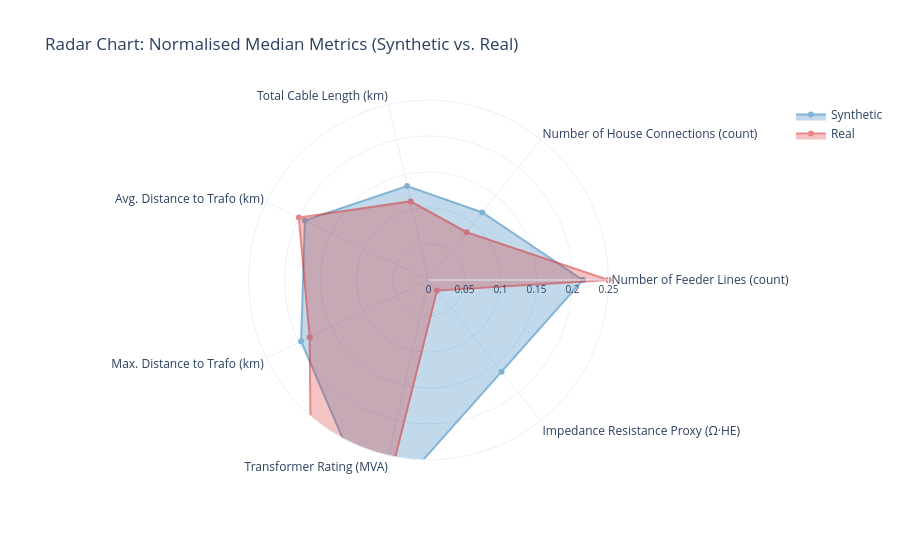

The notebook cell saved with this chart:
### Markdown cell above
### 4c. Radar Chart — Multi-metric Overview

A single-glance view across **all five metrics simultaneously**. Each axis shows the **normalised median** (0 = combined minimum, 1 = combined maximum) so metrics with different units are directly comparable. The filled area indicates how a source "fills" the metric space relative to the other.

> A Synthetic trace that consistently extends **beyond** the Real trace indicates systematic over-estimation; consistently **inside** indicates under-estimation.

### Code cell
# Compute normalised median per source across all metrics
radar_rows = {}
for source in df_all['source'].dropna().unique():
    subset = df_all[df_all['source'] == source]
    radar_rows[source] = subset[metrics].median()

df_radar = pd.DataFrame(radar_rows).T  # shape: (n_sources, n_metrics)

# Normalise columns using combined min/max so all axes span [0, 1]
col_min = df_all[metrics].min()
col_max = df_all[metrics].max()
col_range = (col_max - col_min).replace(0, 1)  # avoid division by zero
df_norm = (df_radar - col_min) / col_range

categories = [labels.get(m, m) for m in metrics]
source_colors = {'Synthetic': '#1f77b4', 'Real': '#d62728'}

fig = go.Figure()
for source in df_norm.index:
    values = df_norm.loc[source].tolist()
    values += values[:1]  # close the polygon
    fig.add_trace(go.Scatterpolar(
        r=values,
        theta=categories + [categories[0]],
        fill='toself',
        name=source,
        line_color=source_colors.get(source, 'grey'),
        opacity=0.55,
    ))

fig.update_layout(
    polar=dict(radialaxis=dict(visible=True, range=[0, 0.25], tickfont_size=10)),
    title="Radar Chart: Normalised Median Metrics (Synthetic vs. Real)",
    height=540,
    template='plotly_white',
)
fig.show()

### Figure 1 — Plotly figure (JSON) as saved in the notebook; plotly's stock layout.template omitted (floating-point values rounded to 4 significant figures)
{"data": [{"fill": "toself", "line": {"color": "#1f77b4"}, "name": "Synthetic", "opacity": 0.55, "r": [0.2143, 0.1199, 0.1338, 0.1905, 0.1963, 0.3333, 0.1628, 0.2143], "theta": ["Number of Feeder Lines (count)", "Number of House Connections (count)", "Total Cable Length (km)", "Avg. Distance to Trafo (km)", "Max. Distance to Trafo (km)", "Transformer Rating (MVA)", "Impedance Resistance Proxy (Ω·HE)", "Number of Feeder Lines (count)"], "type": "scatterpolar"}, {"fill": "toself", "line": {"color": "#d62728"}, "name": "Real", "opacity": 0.55, "r": [0.25, 0.08487, 0.112, 0.1999, 0.1831, 0.7167, 0.01886, 0.25], "theta": ["Number of Feeder Lines (count)", "Number of House Connections (count)", "Total Cable Length (km)", "Avg. Distance to Trafo (km)", "Max. Distance to Trafo (km)", "Transformer Rating (MVA)", "Impedance Resistance Proxy (Ω·HE)", "Number of Feeder Lines (count)"], "type": "scatterpolar"}], "layout": {"height": 540, "polar": {"radialaxis": {"range": [0, 0.25], "tickfont": {"size": 10}, "visible": true}}, "title": {"text": "Radar Chart: Normalised Median Metrics (Synthetic vs. Real)"}}}
